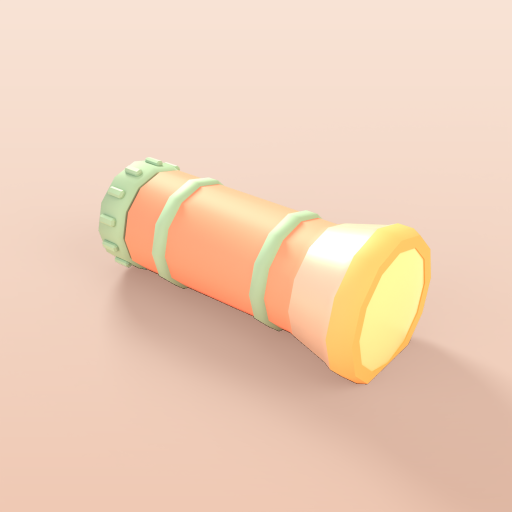
#> input picture docs/anteprime/preview_torcia_montata.png, 1024 x 1024 px, found by its file name (shown at 1/2 size)
$ python tavola_stile.py
#> lines starting #> are read from the running program, lines starting #| are printed output that depends on the picture; after the words box and inside, x2 and y2 are one past the last pixel; in counts of white or black regions, pixels touching at a corner belong together
"""Compose out/tavola_stile.png (1600x1000) from the Blender previews. PIL only."""
from PIL import Image, ImageDraw, ImageFont, ImageFilter
O = "/workspace/bottega3d/out/"
W, H = 1600, 1000
F = "/usr/share/fonts/truetype/dejavu/"
f = lambda n, s: ImageFont.truetype(F + n, s)
T, B, R, S = f("DejaVuSans-Bold.ttf", 30), f("DejaVuSans-Bold.ttf", 17), f("DejaVuSans.ttf", 14), f("DejaVuSans.ttf", 12)
INK, SOFT = "#3C291C", "#7A5A48"
im = Image.new("RGB", (W, H), "#FBEFE6")
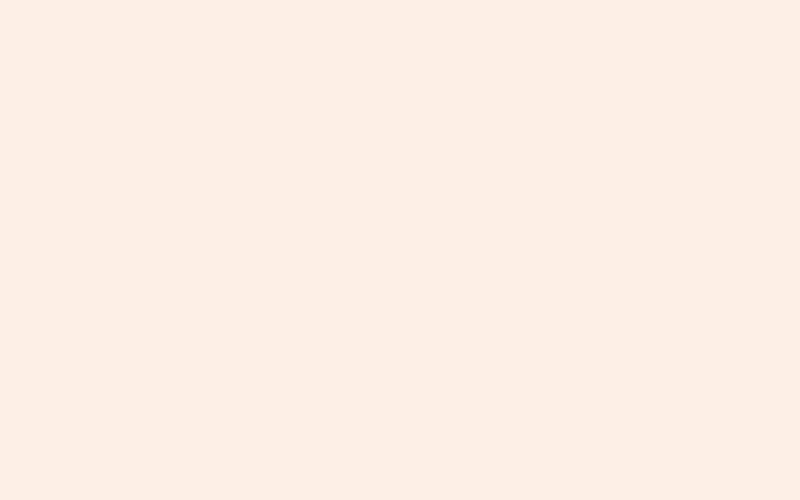
#> im: PIL image 1600x1000 RGB (shown at 1/2 size); mean R, G, B 251, 239, 230
d = ImageDraw.Draw(im)

def card(x, y, w, h, path, label):
#> called with x = 40, y = 100, w = 380, h = 380, label = 'montata · 3/4'
    sh = Image.new("RGBA", (w + 24, h + 24), (0, 0, 0, 0))
#> sh: PIL image 404x404 RGBA; every value is 0
    ImageDraw.Draw(sh).rounded_rectangle((12, 14, w + 12, h + 14), 18, fill=(122, 74, 58, 60))
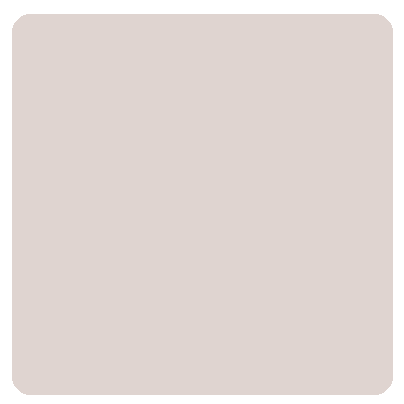
#> sh: PIL image 404x404 RGBA; mean R, G, B, A 108.3, 65.7, 51.5, 53.3; transparent parts drawn white
    im.paste(sh.filter(ImageFilter.GaussianBlur(7)), (x - 12, y - 12), sh.filter(ImageFilter.GaussianBlur(7)))
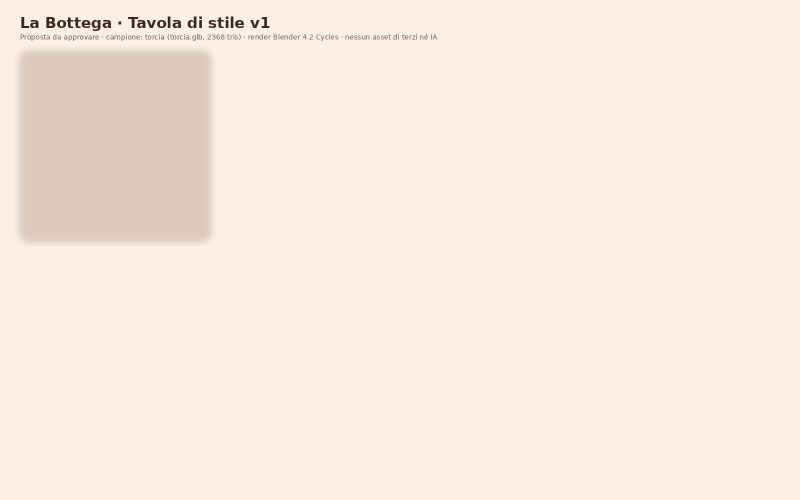
#> im: PIL image 1600x1000 RGB (shown at 1/2 size); mean R, G, B 247.5, 234.7, 225.6
    src = Image.open(path).convert("RGB")
#> src is the input picture: PIL image 1024x1024 RGB; mean R, G, B 239, 207.6, 184.3
    sw, shh = src.size
#> sw = 1024; shh = 1024
    sc = max(w / sw, h / shh)
#> sc = 0.371
    src = src.resize((int(sw * sc), int(shh * sc)), Image.LANCZOS)
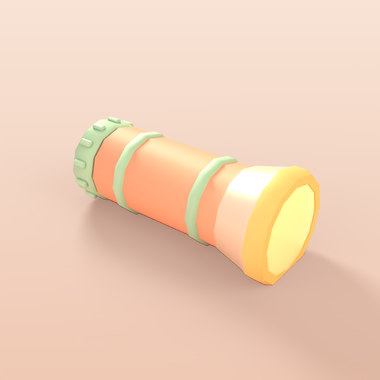
#> src: PIL image 380x380 RGB; mean R, G, B 238.9, 207.6, 184.3
    l, t = (src.width - w) // 2, (src.height - h) // 2
#> l = 0; t = 0
    src = src.crop((l, t, l + w, t + h))
    m = Image.new("L", (w, h), 0); ImageDraw.Draw(m).rounded_rectangle((0, 0, w, h), 16, fill=255)
#> after `m = Image.new('L', (w, h), 0)`: m: PIL image 380x380 L; every value is 0
#> after `ImageDraw.Draw(m).rounded_rectangle((0, 0, w, h), 16, fill=255)`:
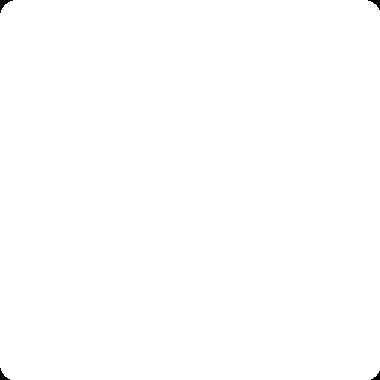
#> m: PIL image 380x380 L; 99.9% white; 4 black regions, box (x1, y1, x2, y2) and area: (0, 0, 13, 13) 61, (368, 0, 380, 10) 48, (0, 368, 10, 380) 48, (371, 371, 380, 380) 36
    im.paste(src, (x, y), m)
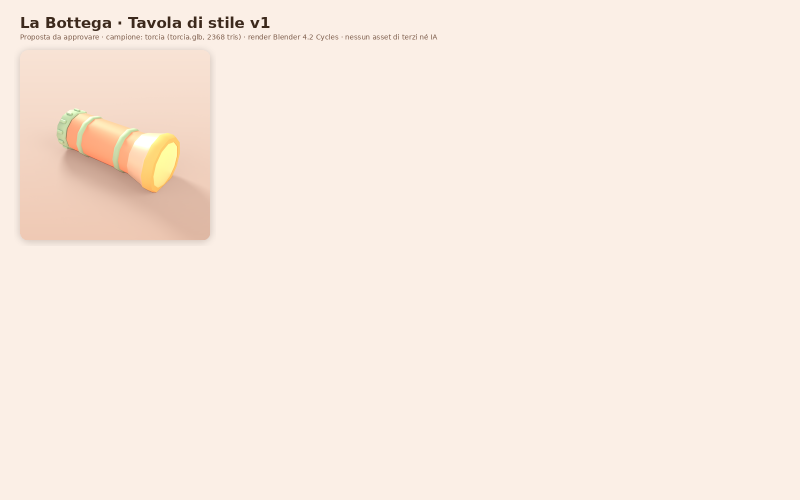
#> im: PIL image 1600x1000 RGB (shown at 1/2 size); mean R, G, B 249.1, 235.3, 225
    d.rounded_rectangle((x + 10, y + h - 34, x + 10 + d.textlength(label, font=S) + 18, y + h - 10), 10, fill="#FFF6EA")
    d.text((x + 19, y + h - 29), label, font=S, fill=INK)

d.text((40, 28), "La Bottega · Tavola di stile v1", font=T, fill=INK)
d.text((40, 66), "Proposta da approvare · campione: torcia (torcia.glb, 2368 tris) · render Blender 4.2 Cycles · nessun asset di terzi né IA",
       font=R, fill=SOFT)
card(40, 100, 380, 380, O + "preview_torcia_montata.png", "montata · 3/4")
card(436, 100, 380, 380, O + "preview_torcia_fondo_vite.png", "fondo + vite (pivot sull'asse)")
#> call 2 of card, with x = 436, y = 100, w = 380, h = 380, label = "fondo + vite (pivot sull'asse)"
#> in card (call 2), `im.paste(sh.filter(ImageFilter.GaussianBlur(7)), (x - 12, y - 12), sh...`:
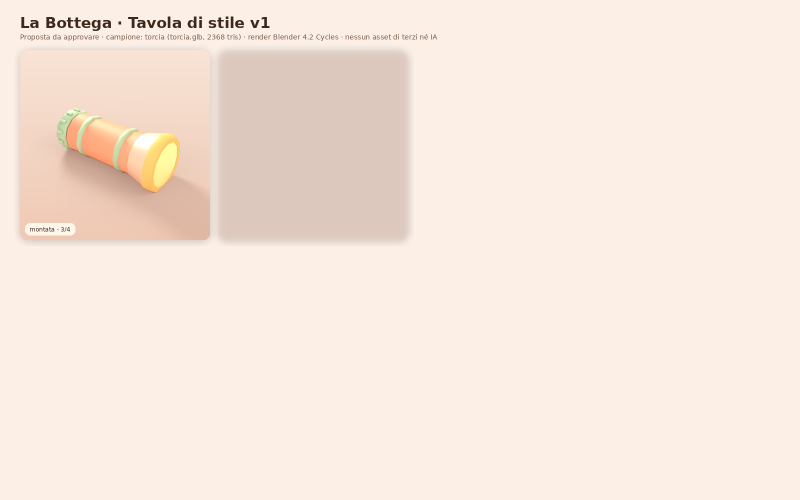
#> im: PIL image 1600x1000 RGB (shown at 1/2 size); mean R, G, B 246.3, 231.8, 221.4
#> (the run stopped early here; a loop or call above may not have finished)

$ run again, with e2e/artefatti/desktop-apertura.png copied over docs/anteprime/preview_torcia_montata.png
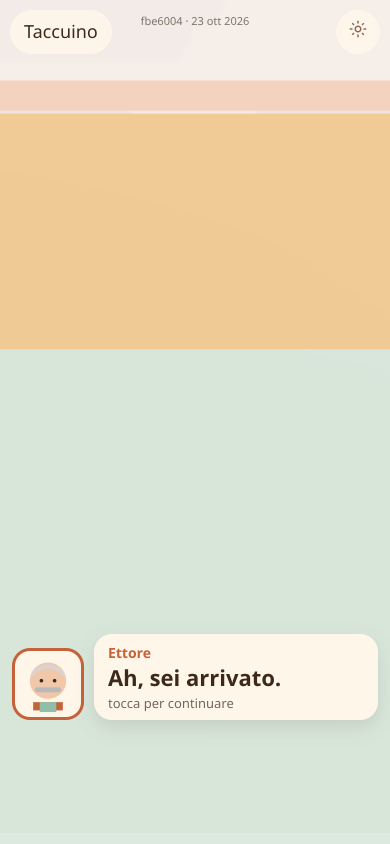
#> input picture e2e/artefatti/desktop-apertura.png, 780 x 1688 px, found by its file name (shown at 1/2 size)
#> in card, src is the input picture: PIL image 780x1688 RGB; mean R, G, B 228.6, 221.9, 198.7
#> in card, `src = src.crop((l, t, l + w, t + h))`:
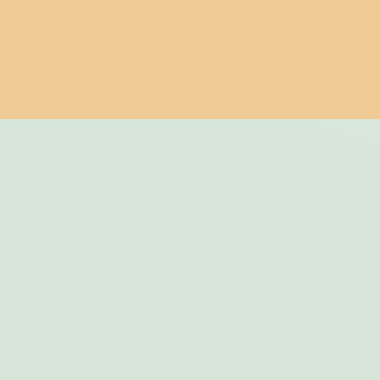
#> src: PIL image 380x380 RGB; mean R, G, B 223.5, 221.3, 196.4
#> m: PIL image 380x380 L; every value is 0
#> m: PIL image 380x380 L; 99.9% white; 4 black regions, box (x1, y1, x2, y2) and area: (0, 0, 13, 13) 61, (368, 0, 380, 10) 48, (0, 368, 10, 380) 48, (371, 371, 380, 380) 36
#> in card (call 2), `im.paste(sh.filter(ImageFilter.GaussianBlur(7)), (x - 12, y - 12), sh...`:
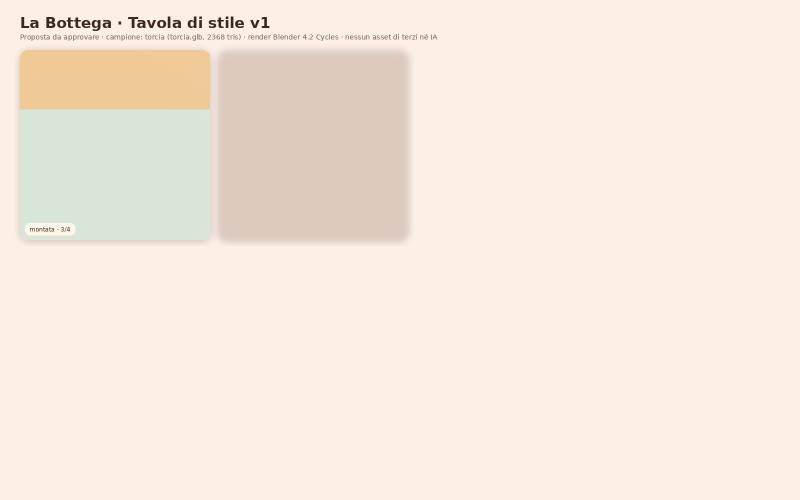
#> im: PIL image 1600x1000 RGB (shown at 1/2 size); mean R, G, B 244.9, 233, 222.4
